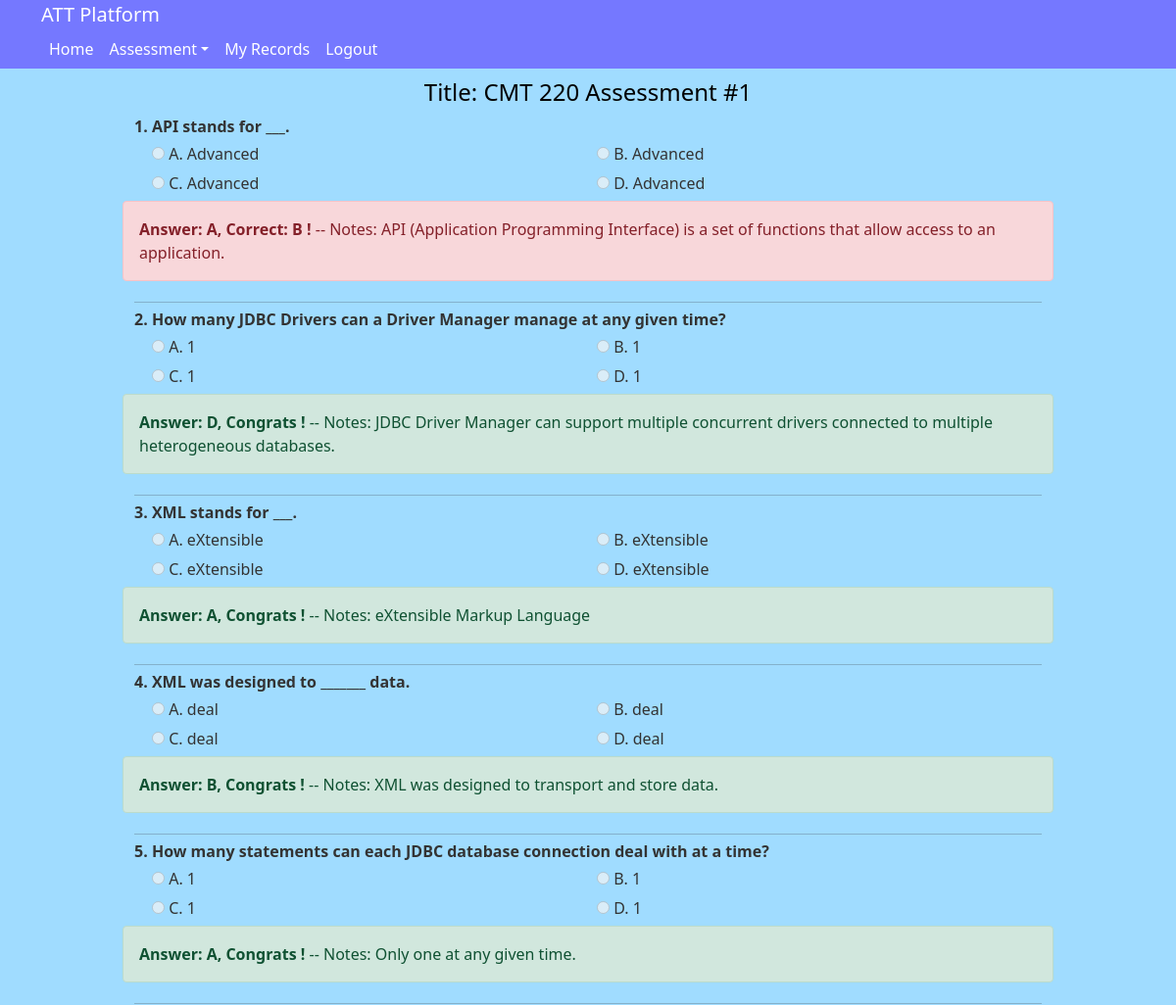
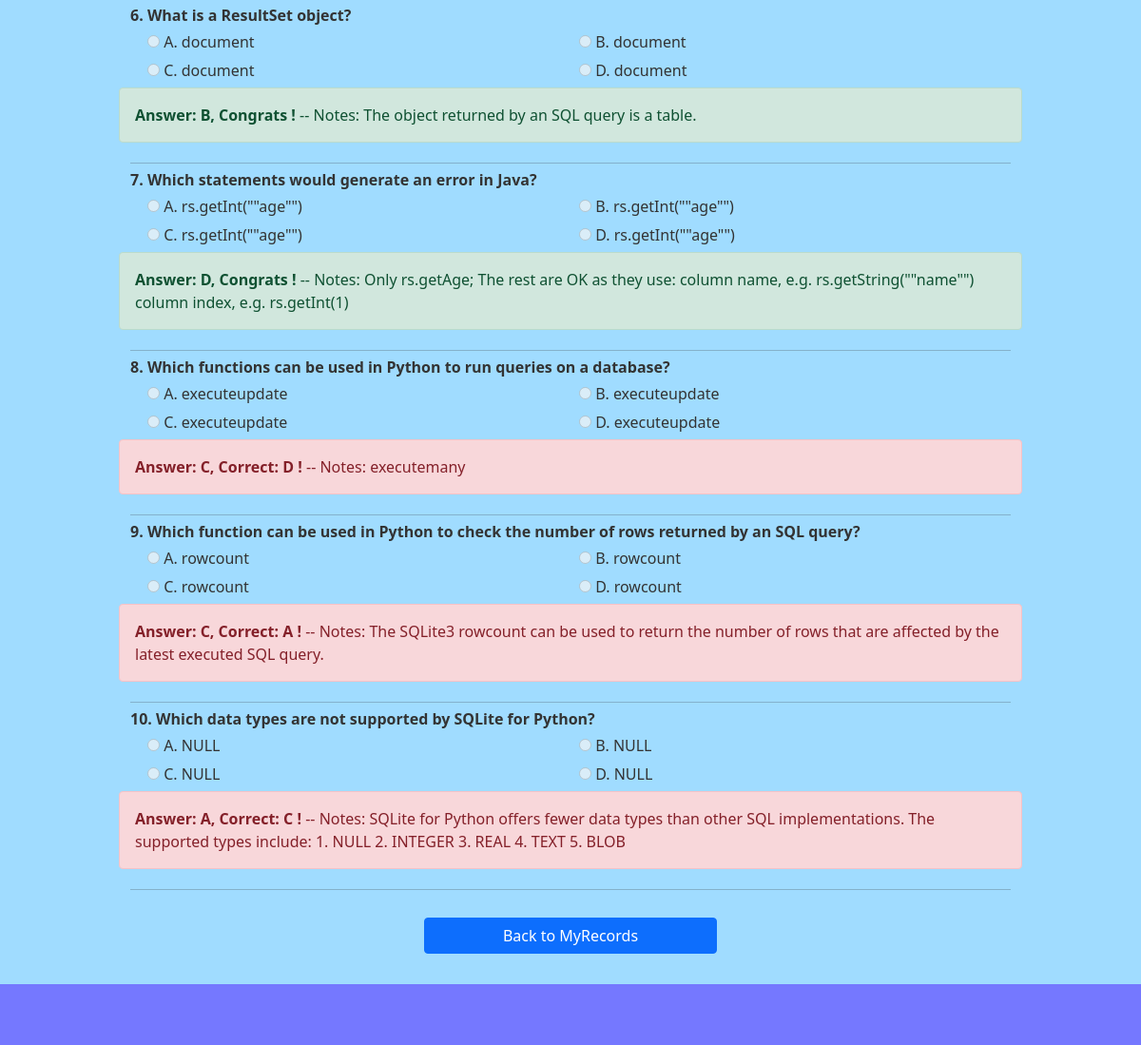
The app's page /showdetail/1 (signed in) with its own data (2 pictures, top to bottom).
### models.py (models this page shows)
class History(db.Model):
    __tablename__='history'
    id = db.Column(db.Integer, primary_key=True, autoincrement = True)
    assessment_id = db.Column(db.Integer)
    title = db.Column(db.String(200))
    question_ids = db.Column(db.String(100))
    student_name = db.Column(db.String(20))
    replys = db.Column(db.String(30))
    times = db.Column(db.Integer)
    duration_time = db.Column(db.Integer)
    score = db.Column(db.Integer)
    category =  db.Column(db.String(20))
    create_dt = db.Column(db.DateTime, default=datetime.now)

class Question(db.Model):
    __tablename__='question'
    id = db.Column(db.Integer, primary_key=True, autoincrement = True)
    question = db.Column(db.String(500), unique=True)
    option1 = db.Column(db.String(200))
    option2 = db.Column(db.String(200))
    option3 = db.Column(db.String(200))
    option4 = db.Column(db.String(200))
    answer = db.Column(db.String(10))
    explain = db.Column(db.Text)
    status = db.Column(db.Boolean, default=True)
    create_dt = db.Column(db.DateTime, default=datetime.now)

### app.py (the view)
@app.route('/showdetail/<id>')
@require_login
def showdetail(id):
    if session.get('role') == 'teacher':
        history = History.query.filter_by(id=id).first()
    else:
        history = History.query.filter_by(id=id, student_name = session.get('username')).first()
    question_ids = [int(qid) for qid in history.question_ids.split(",")]
    questions = Question.query.filter(Question.id.in_(question_ids)).all()
    replys = history.replys.split(',')
    return render_template('exam_detail.html', questions=questions, history=history, replys = replys)

### utils.py (called while the page is built)
def require_login(func):
    @wraps(func)
    def inner_func(*args, **kwargs):
        if not 'username' in session:
            flash('Please login it firslty!', 'danger')
            return redirect(url_for('login'))
        return func(*args, **kwargs)
    return inner_func

### templates/exam_detail.html (shortened to what this page needs)
{% extends "layout.html" %}
{% block content %}
<div class="row">
	<div class="col-10 m-auto">
		<h4 class="text-center">Title: {{history.title }} </h4>
		<form>
			{% for question in questions %}
			<p style="font-weight: bold; margin-bottom: 4px;">{{ loop.index }}. {{ question.question | safe }}</p>
			<div class="row clearfix" >
				<div class="row clearfix squestion">
					<div class="col-md-6 column">
						<input disabled type="radio" name="reply_{{loop.index}}" id="" value="A"> A. {{ question.option1 }}
					</div>
					<div class="col-md-6 column">
						<input disabled type="radio" name="reply_{{loop.index}}" id="" value="B"> B. {{ question.option1 }}
					</div>
				</div>
				<div class="row clearfix squestion">
					<div class="col-md-6 column">
						<input disabled type="radio" name="reply_{{loop.index}}" id="" value="C"> C. {{ question.option1 }}
					</div>
					<div class="col-md-6 column">
						<input disabled type="radio" name="reply_{{loop.index}}" id="" value="D"> D. {{ question.option1 }}
					</div>
				</div>
				{% if question.answer == replys[loop.index0] %}
					<div class="alert alert-success">
						<strong>Answer: {{replys[loop.index0]}}, Congrats ! </strong> --  Notes: {{question.explain}}
					</div>
				{% else %}
					<div class="alert alert-danger">
						<strong>Answer: {{replys[loop.index0]}}, Correct: {{question.answer}} ! </strong>  -- Notes: {{question.explain}}
					</div>
				{% endif %}
			</div>
			<hr style="margin-top: 5px; margin-bottom: 5px;">
			{% endfor %}
			<br>
			</form>
			<div class="text-center">
			<a class="col-4 btn btn-primary" href="/historys"> Back to MyRecords </a>
			</div>
			<br>
			<br>
			<br>
			<br>
	</div>
</div>
{% endblock %}

### static/css/main.css (style rules this page uses)
body { background: #a0dcff; color: #333333; margin-top: 5rem; }
h1, h2, h3, h4, h5, h6 { color:black; }
.squestion { height: 30px !important; padding-left: 30px !important; }

### records on screen
History: title "CMT 220 Assessment #1"
Question: question "API stands for ___.", option1 "Advanced", replys "A", answer "B", explain "API (Application Programming Interface) is a set of functions that allow access to an application."
Question: question "How many JDBC Drivers can a Driver Manager manage at any given time?", option1 "1", answer "D", explain "JDBC Driver Manager can support multiple concurrent drivers connected to multiple heterogeneous databases."
Question: question "XML stands for ___.", option1 "eXtensible", answer "A", explain "eXtensible Markup Language"
Question: question "XML was designed to _______ data.", option1 "deal", answer "B", explain "XML was designed to transport and store data."
Question: question "How many statements can each JDBC database connection deal with at a time?", option1 "1", answer "A", explain "Only one at any given time."
Question: question "What is a ResultSet object?", option1 "document", answer "B", explain "The object returned by an SQL query is a table."
Question: question "Which statements would generate an error in Java?", option1 "rs.getInt(\"\"age\"\")", answer "D", explain "Only rs.getAge; The rest are OK as they use: column name, e.g. rs.getString(\"\"name\"\") column index, e.g. rs.getInt(1)"
Question: question "Which functions can be used in Python to run queries on a database?", option1 "executeupdate", replys "C", answer "D", explain "executemany"
Question: question "Which function can be used in Python to check the number of rows returned by an SQL query?", option1 "rowcount", replys "C", answer "A", explain "The SQLite3 rowcount can be used to return the number of rows that are affected by the latest executed SQL query."
Question: question "Which data types are not supported by SQLite for Python?", option1 "NULL", replys "A", answer "C", explain "SQLite for Python offers fewer data types than other SQL implementations. The supported types include: 1. NULL 2. INTEGER 3. REAL 4. TEXT 5. BLOB"
